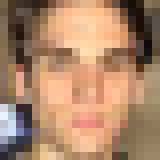
#> input picture gfx/tgy.jpg, 20 x 20 px, found by its file name (shown 8 times larger)
$ python plot_mblbp.py
#> lines starting #> are read from the running program, lines starting #| are printed output that depends on the picture
#!/usr/bin/env python3

'''Visualize randomly chosen mblbp features in a given window'''

import random
import os

import matplotlib.pyplot as plt
import matplotlib.patches as patches
import matplotlib.animation as animation
import matplotlib.image as mpimg
from PIL import Image

COLORS = ['#1a535c', '#4ecdc4', '#ff6b6b', '#ffe66d', '#ffe66d',
          '#ff6b6b', '#4ecdc4', '#1a535c']

def plot_animated_mblbp(window_w, window_h):

#> called with window_w = 20, window_h = 20
    dpi = 96

    img = Image.open('gfx/tgy.jpg').convert('LA')
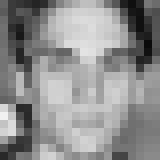
#> img: PIL image 20x20 LA (shown 8 times larger); mean R, G, B, A 142.6, 142.6, 142.6, 255

    fig = plt.figure(figsize=(dpi / 40, dpi / 40), dpi=dpi, frameon=False)

    ax = plt.axes(xlim=(0, 20), ylim=(0, 20))
    ax.imshow(img, interpolation='nearest', cmap=plt.get_cmap('gray'),
              extent=[0, 20, 20, 0], alpha=0.7)
    ax.set_ylim(ax.get_ylim()[::-1]) # invert y-axis
    ax.xaxis.tick_top() # move x-axis to the top
    ax.xaxis.set_ticks(range(1, 21))
    ax.xaxis.set_ticklabels([])
    ax.yaxis.set_ticks(range(1, 21))
    ax.yaxis.set_ticklabels([])
    for tic in ax.xaxis.get_major_ticks():
        tic.tick1On = tic.tick2On = False
        tic.label1On = tic.label2On = False
    for tic in ax.yaxis.get_major_ticks():
        tic.tick1On = tic.tick2On = False
        tic.label1On = tic.label2On = False
    ax.grid(True, which='both', linestyle='-')
    for spine in ax.spines:
        ax.spines[spine].set_visible(False)

    features = []

    for block_w in range(3, 10, 3):
        for block_h in range(3, 10, 3):
            for offset_x in range(window_w - block_w + 1):
                for offset_y in range(window_h - block_h + 1):
                    feature = {
                        'block_w': block_w,
                        'block_h': block_h,
                        'offset_x': offset_x,
                        'offset_y': offset_y,
                    }
                    features.append(feature)

    random.shuffle(features)
    sample = random.sample(features, 6)

    for i, feature in enumerate(sample):
        rectangle = patches.Rectangle(
            (feature['offset_x'], feature['offset_y']),
            feature['block_w'], feature['block_h'],
            facecolor=COLORS[i], linewidth=1, alpha=0.4,
        )
        ax.add_patch(rectangle)

    plt.savefig('gfx/mblbp.svg', interpolation='nearest')
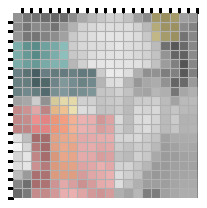
#> figure drawn by matplotlib, 1 panel

    plt.show()

def main():

    window_w = 20
    window_h = 20

    plot_animated_mblbp(window_w, window_h)

if __name__ == '__main__':
    main()

$ run again, with gfx/test.jpg copied over gfx/tgy.jpg
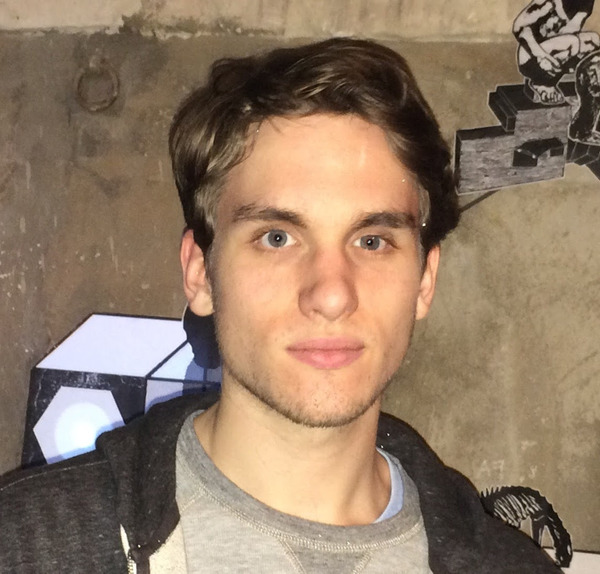
#> input picture gfx/test.jpg, 600 x 574 px, found by its file name
#> in plot_animated_mblbp, `img = Image.open('gfx/tgy.jpg').convert('LA')`:
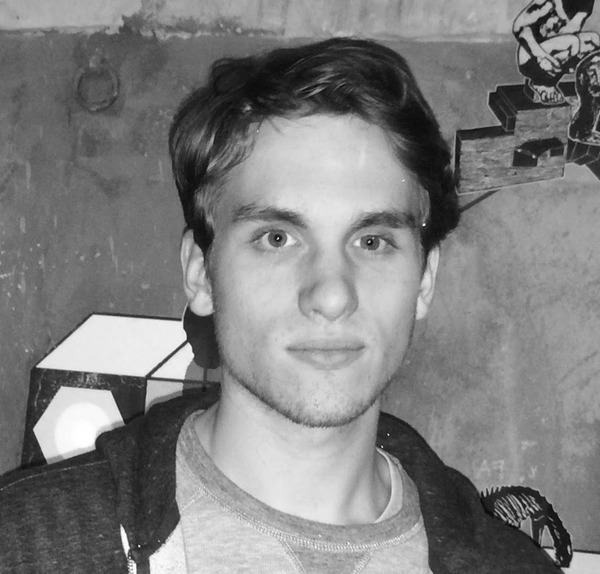
#> img: PIL image 600x574 LA; mean R, G, B, A 127.2, 127.2, 127.2, 255
#> in plot_animated_mblbp, `plt.savefig('gfx/mblbp.svg', interpolation='nearest')`:
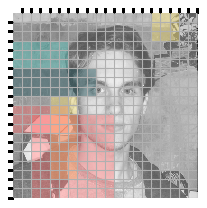
#> figure drawn by matplotlib, 1 panel

$ run again, with gfx/mblbp.png saved as gfx/tgy.jpg
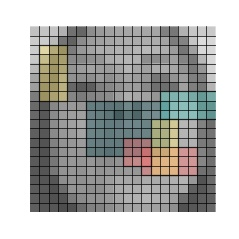
#> input picture gfx/mblbp.png, 239 x 239 px, found by its file name
#> in plot_animated_mblbp, `img = Image.open('gfx/tgy.jpg').convert('LA')`:
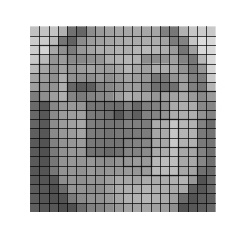
#> img: PIL image 239x239 LA; mean R, G, B, A 175.9, 175.9, 175.9, 255
#> in plot_animated_mblbp, `plt.savefig('gfx/mblbp.svg', interpolation='nearest')`:
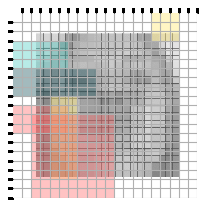
#> figure drawn by matplotlib, 1 panel
